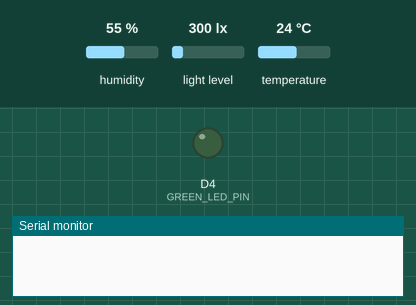
Simulated run of this sketch. Board: Arduino MKR. On the bench: output pins drawn as LEDs (lit = HIGH), the last lines printed to the serial monitor. Inputs (shaded band) come from the test bench; at power-on: humidity 55 %, light level 300 lx, temperature 24 °C. WiFi joins after 1.5 s; servers stay silent unless stated; no MQTT or app messages arrive unless stated.

Above: at 0.0 s.
At 1.6 s:
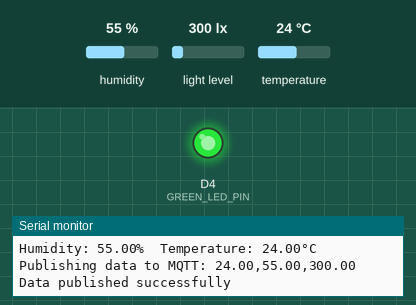
Timing chart, 0 to 3.1 s (numbered marks = the images above):
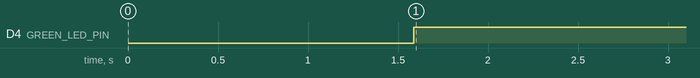

Measured:
- by itself, D4 (GREEN_LED_PIN): LOW → HIGH at 1.6 s

The sketch:

Smartflowerpot.ino
```cpp
#include <Wire.h>
#include <BH1750.h>
#include <Adafruit_Sensor.h>
#include <DHT.h>
#include <WiFiNINA.h>
#include <PubSubClient.h>

const char* ssid = "Dori";
const char* password = "qazwsxedc";

// MQTT Broker settings
const char* mqtt_server = "mqtt-dashboard.com";
const int mqtt_port = 1883;
const char* mqtt_topic = "sensor/data";

// BH1750 Light Sensor
BH1750 lightMeter;

// DHT11 Temperature and Humidity Sensor
#define DHTPIN 3      // Digital pin connected to the DHT sensor
#define DHTTYPE DHT11 // DHT 11 (DHT11)
DHT dht(DHTPIN, DHTTYPE);

// LED Pins
#define RED_LED_PIN 3
#define GREEN_LED_PIN 4

WiFiClient wifiClient;
PubSubClient client(wifiClient);

void setup_wifi() {
  delay(10);
  Serial.println();
  Serial.print("Connecting to ");
  Serial.println(ssid);

  WiFi.begin(ssid, password);

  while (WiFi.status() != WL_CONNECTED) {
    delay(500);
    Serial.print(".");
  }

  Serial.println("");
  Serial.println("WiFi connected");
  Serial.println("IP address: ");
  Serial.println(WiFi.localIP());
}

void reconnect() {
  while (!client.connected()) {
    Serial.print("Attempting MQTT connection...");
    if (client.connect("ArduinoClient")) {
      Serial.println("connected");
      // Once connected, publish an announcement...
      client.publish(mqtt_topic, "Arduino connected");
    } else {
      Serial.print("failed, rc=");
      Serial.print(client.state());
      Serial.println(" try again in 5 seconds");
      delay(5000);
    }
  }
}

void setup() {
  Serial.begin(9600);
  Wire.begin();

  setup_wifi();
  client.setServer(mqtt_server, mqtt_port);

  // Initialize BH1750
  if (lightMeter.begin(BH1750::CONTINUOUS_HIGH_RES_MODE)) {
    Serial.println(F("BH1750 initialized"));
  } else {
    Serial.println(F("Error initializing BH1750"));
  }

  // Initialize DHT11
  dht.begin();

  // Initialize LEDs
  pinMode(RED_LED_PIN, OUTPUT);
  pinMode(GREEN_LED_PIN, OUTPUT);
}

void loop() {
  if (!client.connected()) {
    reconnect();
  }
  client.loop();

  // Read light intensity from BH1750
  float lux = lightMeter.readLightLevel();
  Serial.print(F("Light: "));
  Serial.print(lux);
  Serial.println(F(" lx"));

  // Read temperature and humidity from DHT11
  float h = dht.readHumidity();
  float t = dht.readTemperature();

  if (isnan(h) || isnan(t)) {
    Serial.println(F("Failed to read from DHT sensor"));
  } else {
    Serial.print(F("Humidity: "));
    Serial.print(h);
    Serial.print(F("%  Temperature: "));
    Serial.print(t);
    Serial.println(F("°C"));

    // Check temperature and control red LED
    if (t > 30) {
      digitalWrite(RED_LED_PIN, HIGH);
      delay(500); // LED on for 500 milliseconds
      digitalWrite(RED_LED_PIN, LOW);
      delay(500); // LED off for 500 milliseconds
    } else {
      digitalWrite(RED_LED_PIN, LOW);
    }

    // Check light intensity and control green LED
    if (lux > 3000) {
      digitalWrite(GREEN_LED_PIN, LOW);
    } else {
      digitalWrite(GREEN_LED_PIN, HIGH);
    }

    // Publish sensor data to MQTT
    String payload = String(t) + "," + String(h) + "," + String(lux);
    Serial.print("Publishing data to MQTT: ");
    Serial.println(payload);

    if (client.publish(mqtt_topic, payload.c_str())) {
      Serial.println("Data published successfully");
    } else {
      Serial.println("Failed to publish data");
    }
  }

  delay(2000);
}
```
